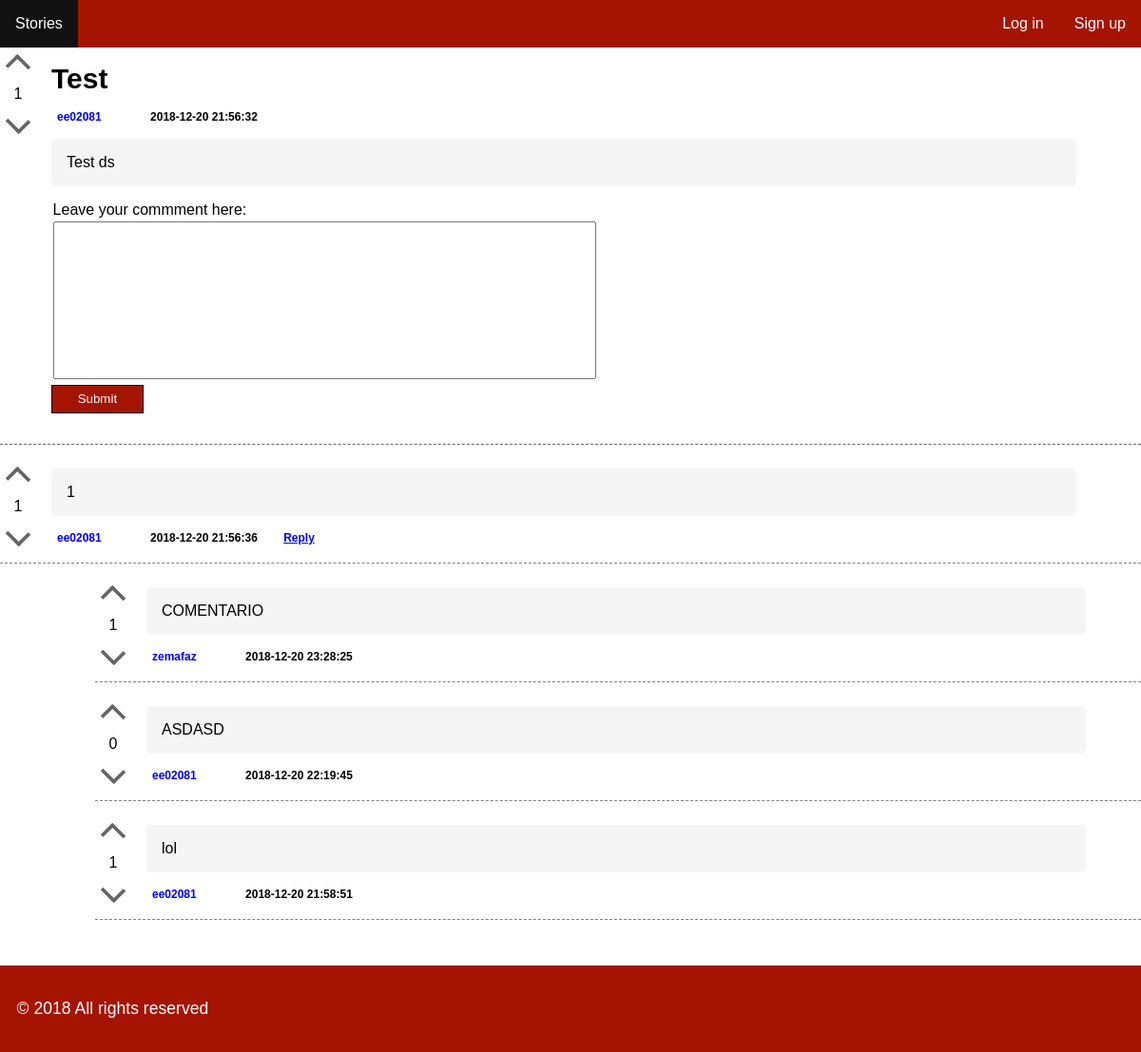
Before: /pages/story.php?id=2 with the older database file.
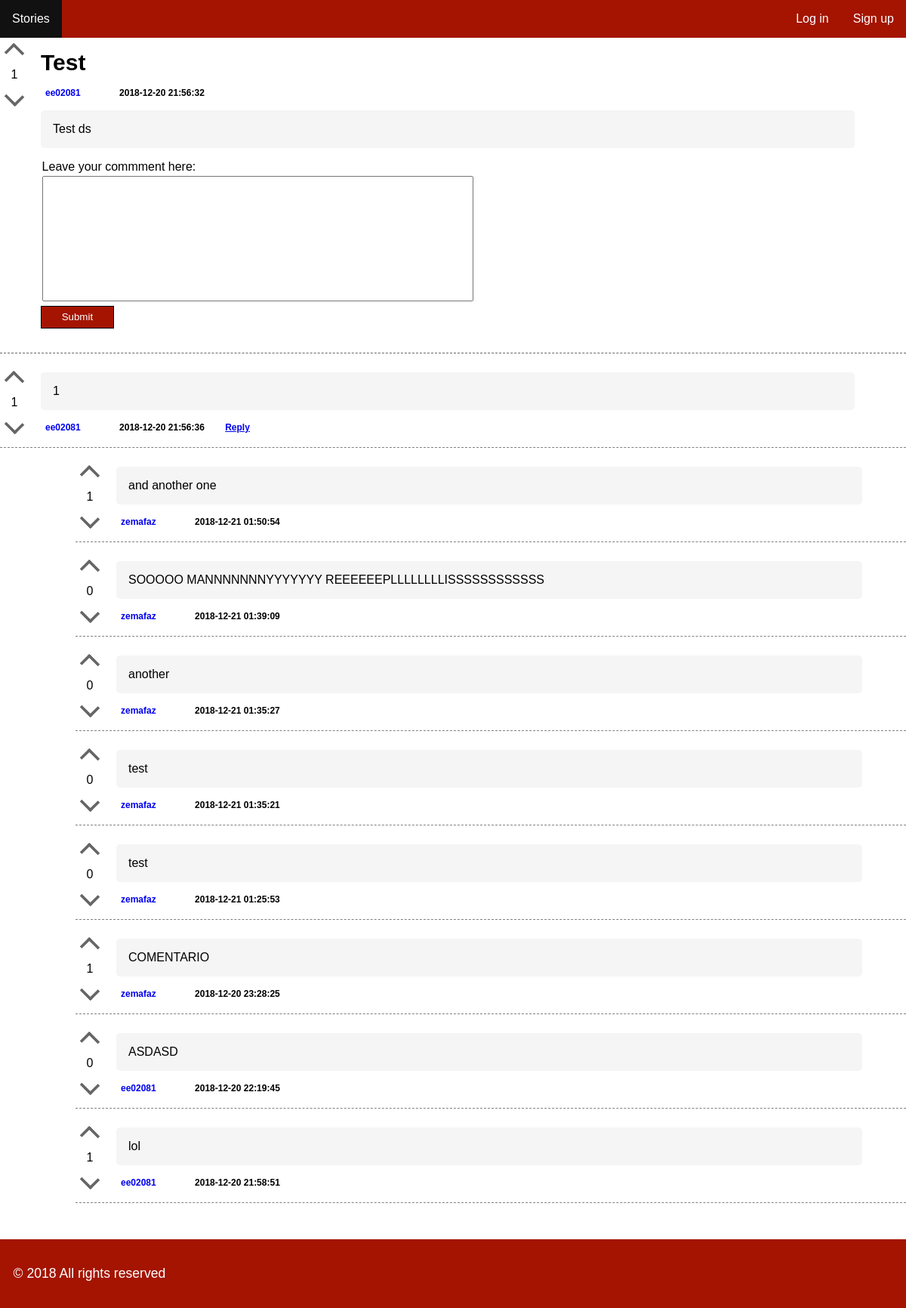
After: the same page with the newer database file.
### tables this page shows
CREATE TABLE story (    
    id INTEGER PRIMARY KEY AUTOINCREMENT NOT NULL,
    channel_id INTEGER,
    user_id INTEGER,
    title VARCHAR NOT NULL,
    description VARCHAR NOT NULL,
    date DATETIME NOT NULL,
    karma INTEGER,
        FOREIGN KEY (channel_id) REFERENCES channel(id),
        FOREIGN KEY (user_id) REFERENCES user(id)
);

CREATE TABLE comment (    
    id INTEGER PRIMARY KEY AUTOINCREMENT NOT NULL,
    story_id INTEGER,
    user_id INTEGER,
    description VARCHAR NOT NULL,
    date DATETIME NOT NULL,
    karma INTEGER,
    father INTEGER,
        FOREIGN KEY (story_id) REFERENCES story(id),
        FOREIGN KEY (user_id) REFERENCES user(id)
);

CREATE TABLE user (
  id INTEGER PRIMARY KEY AUTOINCREMENT NOT NULL,
  username VARCHAR NOT NULL UNIQUE,
  register_date DATETIME NOT NULL,  
  password VARCHAR NOT NULL
);

### pages/story.php (called while the page is built, shortened)
<?php
	include_once('../config/init.php');
	include_once('../database/story.php');
	include_once('../database/comment.php');
	$story_id = $_GET['id'];
	$story = getStory($story_id);
	$comments = getAllComments($story_id);
	include_once('../templates/header.php');
	include_once('../templates/template_story.php');
	include_once('../templates/footer.php');
?>

### database/story.php (called while the page is built, shortened)
<?php
	function getStory($story_id) {
		global $conn;
		$stmt = $conn->prepare('
			SELECT
			story.*,
			COUNT(comment.story_id) as nrComm,
			user.username as usrname
			FROM story
			left join comment on story.id=comment.story_id
			left join user on story.user_id=user.id
			WHERE story.id = ?
		');
		$stmt->execute(array($story_id));
		return $stmt->fetch();
	}
?>

### database/comment.php (called while the page is built, shortened)
<?php
  function getAllComments($story_id) {
    global $conn;
    $stmt = $conn->prepare('
        SELECT
        comment.*,
        user.username as usrname
        FROM comment
        left join user on comment.user_id=user.id
        WHERE comment.story_id = ? AND father IS NULL
        ORDER BY `date` Desc
      ');
    $stmt->execute(array($story_id));
    return $stmt->fetchAll();
  }
  function findReplies($father){
    global $conn;
    $stmt = $conn->prepare('
      SELECT
      comment.*,
      user.username as usrname
      FROM comment
      left join user on comment.user_id=user.id
      WHERE comment.father = ?
      ORDER BY `date` Desc
    ');
    $stmt->execute(array($father));
    return $stmt->fetchAll();
  }
?>

### templates/template_story.php (the view, shortened to what this page needs)
<section id="main" class="story-page">
  <div id="story-content">
    <article id="story-holder-<?php echo $story['id'] ?>" class='story-header'>
      <div id = 'vote'>
        <a href="javascript:void(0)" onclick="upvoteStory('<?php echo $story["id"] ?>')" class="vote upvote <?php echo ( isset($currentUser) && hasUserAlreadyUpvotedStory($currentUser['id'], $story['id']) ? 'voted' : '' ) ?>">
          <div class="arrow-up"></div>
        </a>
        <div class="karma">
          <?php echo( is_null($story['karma']) ? '0' : $story['karma'] ); ?>
        </div>
        <a href="javascript:void(0)" onclick="downvoteStory('<?php echo $story["id"] ?>')" class="vote downvote <?php echo ( isset($currentUser) && hasUserAlreadyDownvotedStory($currentUser['id'], $story['id']) ? 'voted' : '' ) ?>">
          <div class="arrow-down"></div>
        </a>
      </div>
      <div id = 'listStory'>
				<div class = 'story-title'>
          <?php echo $story['title']; ?>
				</div>
				<div class = 'listStory-footer'>
          <a class="author" href="../pages/profile.php?profile=<?php echo $story['usrname']; ?>"><?php echo $story['usrname']; ?></a>
					<span class="tags">
					</span>
					<span class="date">
						<?php echo $story['date']; ?>
					</span>
        </div>
        <div class="listStory-description">
          <?php echo $story['description']; ?>
        </div>
        <div id="add-comment">
          <form action="../actions/action_add_comment.php" method="POST">
            <div class="form-group">
              <label for="comment">Leave your commment here: </label>
              <textarea id="comment" name="comment" required rows="5"></textarea>
            </div>
            <div class="form-group">
              <input type="submit" value="Submit">
            </div>
          </form>
      </div>
    </div>
  </article>
  </div>
  <div id="comments" >
    <?php foreach ($comments as $key => $comment) { ?>
      <article>
        <div id="comment-holder-<?php echo $comment['id'] ?>" class="story">
          <div id = 'vote'>
            <a href="javascript:void(0)" onclick="upvoteComment('<?php echo $comment["id"] ?>')" class="vote upvote <?php echo ( isset($currentUser) && hasUserAlreadyUpvotedComment($currentUser['id'], $comment['id']) ? 'voted' : '' ) ?>">
              <div class="arrow-up"></div>
            </a>
            <div class="karma">
              <?php echo( is_null($comment['karma']) ? '0' : $comment['karma'] ); ?>
            </div>
            <a href="javascript:void(0)" onclick="downvoteComment('<?php echo $comment["id"] ?>')" class="vote downvote <?php echo ( isset($currentUser) && hasUserAlreadyDownvotedComment($currentUser['id'], $comment['id']) ? 'voted' : '' ) ?>">
              <div class="arrow-down"></div>
            </a>
          </div>
          <div id = 'listStory'>
            <div class="description listStory-description">
              <?php echo $comment['description']; ?>
            </div>
            <div class="listStory-footer">
              <a class="author" href="../pages/profile.php?profile=<?php echo $comment['usrname']; ?>"><?php echo $comment['usrname']; ?></a>
              <span class="tags">
              </span>
              <span class="date">
                <?php echo $comment['date']; ?>
              </span>
              <span class="reply">
                <a href="javascript:void(0)" onclick="showReplyForm('reply-form-<?php echo $comment['id']; ?>')">Reply</a>
              </span>
            </div>
          </div>
        </div>
        <div class="replies-holder">
          <?php $replies = findReplies($comment['id']);?>
          <?php foreach ($replies as $key => $reply) { ?>
            <article id="comment-holder-<?php echo $reply['id'] ?>" class="reply" style="margin-left: 100px;">
              <div class="story">
                <div id = 'vote'>
                  <a href="javascript:void(0)" onclick="upvoteComment('<?php echo $reply["id"] ?>')" class="vote upvote <?php echo ( isset($currentUser) && hasUserAlreadyUpvotedComment($currentUser['id'], $reply['id']) ? 'voted' : '' ) ?>">
                    <div class="arrow-up"></div>
                  </a>
                  <div class="karma">
                    <?php echo( is_null($reply['karma']) ? '0' : $reply['karma'] ); ?>
                  </div>
                  <a href="javascript:void(0)" onclick="downvoteComment('<?php echo $reply["id"] ?>')" class="vote downvote <?php echo ( isset($currentUser) && hasUserAlreadyDownvotedComment($currentUser['id'], $reply['id']) ? 'voted' : '' ) ?>">
                    <div class="arrow-down"></div>
                  </a>
                </div>
              <div id = 'listStory'>
                <div class="description listStory-description">
                  <?php echo $reply['description']; ?>
                </div>
                <div class="listStory-footer">
                  <a class="author" href="../pages/profile.php?profile=<?php echo $reply['usrname']; ?>"><?php echo $reply['usrname']; ?></a>
                  <span class="tags">
                  </span>
                  <span class="date">
                    <?php echo $reply['date']; ?>
                  </span>
                  </div>
                </div>
              </div>
            </article>
          <?php } ?>
        </div>
      </article>
    <?php } ?>
  </div>
</section>

### templates/header.php (shortened to what this page needs)
<!DOCTYPE html>
<html lang="en">
    <head>
		    <link rel="stylesheet" href="../css/allpages.css">
        <link rel="stylesheet" href="../css/main.css">
        <link rel="stylesheet" href="../css/header.css">
    </head>
<body>
  <nav id="navbar">
      <ul>
          <li>
              <a class='stories' href="../pages/stories.php">Stories</a>
          </li>
          <?php if(!isset($_SESSION['username'])) { ?>
            <li style="float:right">
              <a class='register' href="../pages/register.php">Sign up</a>
            </li>
            <li style="float:right">
              <a class='log-in' href="../pages/login.php">Log in</a>
            </li>
          <?php } ?>
      </ul>
  </nav>

### templates/footer.php
<footer>
    <p>&copy; 2018 All rights reserved</p>
</footer>
</body>
</html>

### css/allpages.css (style rules this page uses)
body { max-width: 1220px; min-height: 100vh; margin: 0 auto; font-family: 'Montserrat', sans-serif; -webkit-font-smoothing: antialiased; color: #000000; box-shadow: 0px 30px 40px rgba(0,0,0,.1); }
body > footer { grid-column: left / right; grid-row: content-end / footer-end; }
footer { margin-top: 3em; display: flex; flex-direction: row; align-items: baseline; justify-content: space-between; color: white; background-color: #A41400; }
footer p { font-family: 'Montserrat Light', sans-serif; font-size: 1.1em; padding: 1em; }
textarea { resize:none; font-family: 'Montserrat', sans-serif; }

### css/main.css (style rules this page uses)
#story-content { display: block; }
.story-header { display:flex; }
.story-title { font-weight: bold; font-size: 30px; margin: 1rem; }
.story-header > #listStory > .listStory-description { margin-top : 1em; }
#listStory { width: 100%; }
#add-comment { margin: 1rem; }
#add-comment > form > .form-group > label { display: block; margin: 0.1rem; }
#comment { margin: 0.1rem; width: 50%; height: 10rem; }
input[type="submit"] { background-color: #A41400; color: white; border: 1px solid black; padding: 0.5em 2em; }
#comments { margin-top: 1em; border-top: 1px dashed #666; }
.story, #story { display:flex; align-items: center; padding-bottom: 10px; border-bottom: 1px dashed gray; margin-top: 1em; }
#vote { display: block; text-align: center; }
.arrow-up { position: relative; display: inline-block; vertical-align: middle; color: #666; box-sizing: border-box; width: 18px; height: 20px; border-width: 4px 4px 0 0; border-style: solid; margin: 10px; border-radius: 0 2px 0 0; transform: rotate(-45deg); }
.arrow-down { position: relative; display: inline-block; vertical-align: middle; color: #666; box-sizing: border-box; width: 18px; height: 20px; border-width: 4px 4px 0 0; border-style: solid; margin: 10px; border-radius: 0 2px 0 0; transform: rotate(135deg); }
.listStory-description { margin: 0em 1em 1em 1em; border-radius: 5px; background-color: #F5F5F5; text-align: justify; width: 90%; padding: 1rem; }
.listStory-footer { padding: 0rem 1rem 0rem 1rem; font-size: 12px; }
.listStory-footer > * { margin-right: 1em; padding: 0.5em; border-radius: 5px; text-align: center; font-weight: bold; text-decoration-line: none; text-decoration-color: blue; border-radius: 5px; }

### css/header.css (style rules this page uses)
ul { list-style-type: none; margin: 0; padding: 0; overflow: hidden; background-color: #A41400; }
li { float: left; }
li a { display: block; color: white; text-align: center; padding: 16px; text-decoration: none; }

Changed rows visible on the page:
added comment: karma "1", description "and another one", user.username "zemafaz", date "2018-12-21 01:50:54"
added comment: karma "0", description "SOOOOO MANNNNNNNYYYYYYY REEEEEEPLLLLLLLLISSSSSSSSSSSS", user.username "zemafaz", date "2018-12-21 01:39:09", shown under "1"
added comment: karma "0", description "another", user.username "zemafaz", date "2018-12-21 01:35:27", shown under "1"
added comment: karma "0", description "test", user.username "zemafaz", date "2018-12-21 01:35:21", shown under "1"
added comment: karma "0", description "test", user.username "zemafaz", date "2018-12-21 01:25:53", shown under "1"
